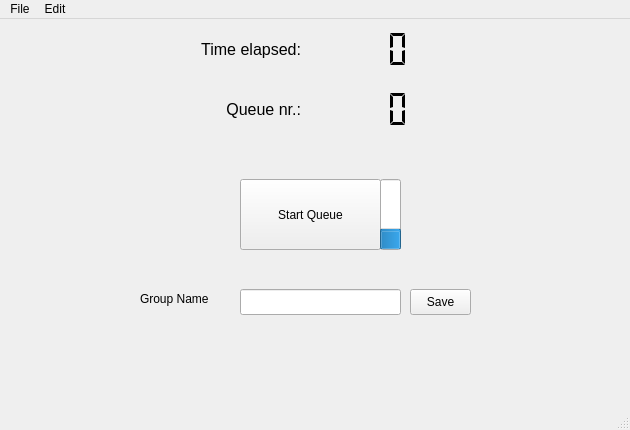
<?xml version="1.0" encoding="UTF-8"?>
<ui version="4.0">
 <class>MainWindow</class>
 <widget class="QMainWindow" name="MainWindow">
  <property name="geometry">
   <rect>
    <x>0</x>
    <y>0</y>
    <width>630</width>
    <height>430</height>
   </rect>
  </property>
  <property name="minimumSize">
   <size>
    <width>630</width>
    <height>430</height>
   </size>
  </property>
  <property name="maximumSize">
   <size>
    <width>630</width>
    <height>430</height>
   </size>
  </property>
  <property name="windowTitle">
   <string>QQ-bin</string>
  </property>
  <property name="toolTip">
   <string/>
  </property>
  <widget class="QWidget" name="centralWidget">
   <widget class="QPushButton" name="pushButton_queue">
    <property name="geometry">
     <rect>
      <x>240</x>
      <y>160</y>
      <width>141</width>
      <height>71</height>
     </rect>
    </property>
    <property name="text">
     <string>Start Queue</string>
    </property>
   </widget>
   <widget class="QLabel" name="label_time">
    <property name="geometry">
     <rect>
      <x>190</x>
      <y>10</y>
      <width>111</width>
      <height>41</height>
     </rect>
    </property>
    <property name="text">
     <string>&lt;html&gt;&lt;head/&gt;&lt;body&gt;&lt;p&gt;&lt;span style=&quot; font-size:12pt;&quot;&gt;Time elapsed:&lt;/span&gt;&lt;/p&gt;&lt;/body&gt;&lt;/html&gt;</string>
    </property>
    <property name="alignment">
     <set>Qt::AlignRight|Qt::AlignTrailing|Qt::AlignVCenter</set>
    </property>
   </widget>
   <widget class="QLCDNumber" name="lcd_time">
    <property name="geometry">
     <rect>
      <x>310</x>
      <y>10</y>
      <width>101</width>
      <height>41</height>
     </rect>
    </property>
    <property name="frameShape">
     <enum>QFrame::NoFrame</enum>
    </property>
    <property name="smallDecimalPoint">
     <bool>false</bool>
    </property>
    <property name="digitCount">
     <number>5</number>
    </property>
    <property name="segmentStyle">
     <enum>QLCDNumber::Flat</enum>
    </property>
    <property name="intValue" stdset="0">
     <number>0</number>
    </property>
   </widget>
   <widget class="QLabel" name="label_qnum">
    <property name="geometry">
     <rect>
      <x>190</x>
      <y>70</y>
      <width>111</width>
      <height>41</height>
     </rect>
    </property>
    <property name="layoutDirection">
     <enum>Qt::LeftToRight</enum>
    </property>
    <property name="text">
     <string>&lt;html&gt;&lt;head/&gt;&lt;body&gt;&lt;p&gt;&lt;span style=&quot; font-size:12pt;&quot;&gt;Queue nr.:&lt;/span&gt;&lt;/p&gt;&lt;/body&gt;&lt;/html&gt;</string>
    </property>
    <property name="alignment">
     <set>Qt::AlignRight|Qt::AlignTrailing|Qt::AlignVCenter</set>
    </property>
   </widget>
   <widget class="QLCDNumber" name="lcd_qnum">
    <property name="geometry">
     <rect>
      <x>310</x>
      <y>70</y>
      <width>101</width>
      <height>41</height>
     </rect>
    </property>
    <property name="frameShape">
     <enum>QFrame::NoFrame</enum>
    </property>
    <property name="smallDecimalPoint">
     <bool>false</bool>
    </property>
    <property name="digitCount">
     <number>5</number>
    </property>
    <property name="segmentStyle">
     <enum>QLCDNumber::Flat</enum>
    </property>
    <property name="intValue" stdset="0">
     <number>0</number>
    </property>
   </widget>
   <widget class="QProgressBar" name="progressBar_queue">
    <property name="geometry">
     <rect>
      <x>380</x>
      <y>160</y>
      <width>21</width>
      <height>71</height>
     </rect>
    </property>
    <property name="toolTip">
     <string>Queue size</string>
    </property>
    <property name="value">
     <number>24</number>
    </property>
    <property name="textVisible">
     <bool>false</bool>
    </property>
    <property name="orientation">
     <enum>Qt::Vertical</enum>
    </property>
   </widget>
   <widget class="QLabel" name="label">
    <property name="geometry">
     <rect>
      <x>140</x>
      <y>270</y>
      <width>91</width>
      <height>20</height>
     </rect>
    </property>
    <property name="text">
     <string>Group Name</string>
    </property>
   </widget>
   <widget class="QLineEdit" name="lineEdit_groupID">
    <property name="geometry">
     <rect>
      <x>240</x>
      <y>270</y>
      <width>161</width>
      <height>26</height>
     </rect>
    </property>
   </widget>
   <widget class="QPushButton" name="pushButton_groupID">
    <property name="geometry">
     <rect>
      <x>410</x>
      <y>270</y>
      <width>61</width>
      <height>26</height>
     </rect>
    </property>
    <property name="text">
     <string>Save</string>
    </property>
   </widget>
  </widget>
  <widget class="QMenuBar" name="menuBar">
   <property name="geometry">
    <rect>
     <x>0</x>
     <y>0</y>
     <width>630</width>
     <height>23</height>
    </rect>
   </property>
   <widget class="QMenu" name="menuEdit">
    <property name="title">
     <string>Edit</string>
    </property>
   </widget>
   <widget class="QMenu" name="menuFile_2">
    <property name="title">
     <string>File</string>
    </property>
    <addaction name="actionNew_game"/>
    <addaction name="separator"/>
    <addaction name="actionExit"/>
   </widget>
   <addaction name="menuFile_2"/>
   <addaction name="menuEdit"/>
  </widget>
  <widget class="QStatusBar" name="statusBar"/>
  <action name="actionNew_Database">
   <property name="text">
    <string>New Database</string>
   </property>
  </action>
  <action name="actionLoad_Database">
   <property name="text">
    <string>Load Database</string>
   </property>
  </action>
  <action name="actionExit">
   <property name="text">
    <string>Exit</string>
   </property>
  </action>
  <action name="actionNew_game">
   <property name="text">
    <string>New game</string>
   </property>
  </action>
 </widget>
 <layoutdefault spacing="6" margin="11"/>
 <resources/>
 <connections/>
</ui>
